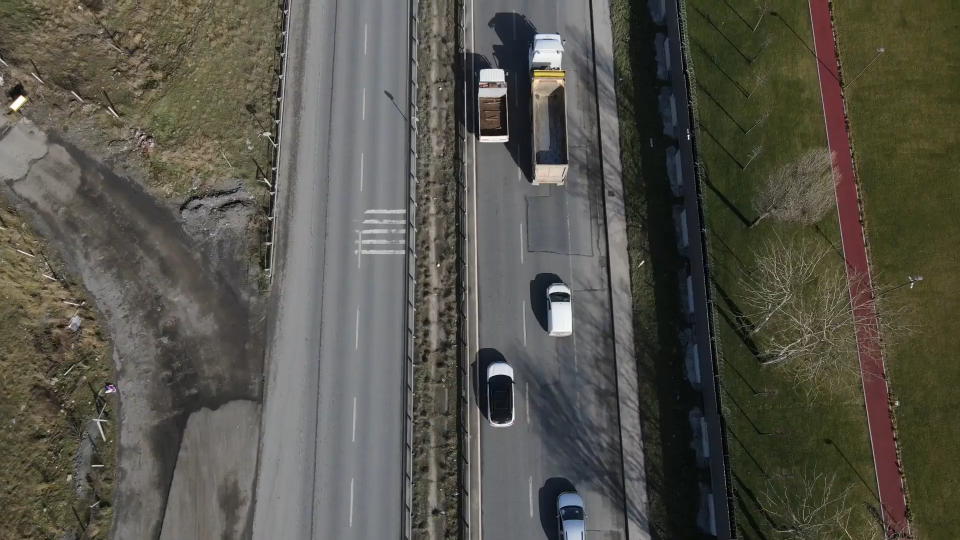
#> input picture imgs/0001.png, 1920 x 1080 px, found by its file name (shown at 1/2 size); its folder holds only this picture in this run
$ python anotator.py imgs/0001.png
#> lines starting #> are read from the running program, lines starting #| are printed output that depends on the picture; after the words box and inside, x2 and y2 are one past the last pixel; in counts of white or black regions, pixels touching at a corner belong together
import sys, os
import cv2
import numpy as np
from time import sleep

SCALE = 1

pathname = os.path.dirname(sys.argv[0])
PATH = os.path.abspath(pathname) # path string

anot_path = os.path.join(PATH + "\\anots")
rgb_path = os.path.join(PATH + "\\imgs")

countList = None
countIdx = 0

for root, dirs, files in os.walk(rgb_path,topdown=False):
    countList = [int(name[:-4]) for name in files]

if len(countList) == 0:
    print("there exists no file in image path")
    exit()

count = countList[countIdx]

font = cv2.FONT_HERSHEY_SIMPLEX
Classes = {0: "Pedestrian",1: "Car", 2:"UAP", 3:"UAV"}
idx = 1

Color_Scheme = {0: (200, 50, 150), 1: (0, 255, 255), 2:(255,255,0), 3:(125,125,125)}

States = {0: "Drawing", 1: "Deleting",}
state = 0

drawing = False
ix = 0
iy = 0

cur_x = 0
cur_y = 0

# [12 lines left out: function intersects, not called in this run]

def read(count):
#> called with count = 1
    rgb_p = f"{rgb_path}\\{str(count).zfill(4)}.png"
    anot_p = f"{anot_path}\\{str(count).zfill(4)}.txt"

    if not os.path.exists(anot_p):
        open(anot_p, 'w')

    img = cv2.imread(rgb_p)
#> img is the input picture: shape (1080, 1920, 3); mean B, G, R 74.5, 83.7, 85.4

    if drawing:
        img = cv2.circle(img,(int(ix/SCALE),int(iy/SCALE)), 3, (255,255,255), -1)

    cv2.line(img,(cur_x - 3000, cur_y),(cur_x + 3000,cur_y),(255,0,0),1)
    cv2.line(img,(cur_x, cur_y - 3000),(cur_x,cur_y + 3000),(255,0,0),1)

    with open(anot_p, 'r') as fp:
        line = fp.readline()
        while line:
            vals = line.split(' ')
            vals = list(map(float, vals[:-1]))
            vals[0] = int(vals[0])
            #print(vals)
            p1 = (int(vals[1]), int(vals[2]))
            p2 = (int(vals[1] + vals[3]),int(vals[2]+ vals[4]))
            img = cv2.rectangle(img, p1, p2, Color_Scheme[vals[0]], 2)
            p_label = ( int(vals[1] + vals[3] - 100), int(vals[2] + vals[4] + 18) ) if int(vals[2] - 17) < 0 else (  int(vals[1]), int(vals[2] - 10) )

            cv2.putText(img, f'{Classes[vals[0]]}', p_label, font, 0.75, (255,255,255),1, cv2.LINE_AA)
            line = fp.readline()

    h = int(img.shape[0]* SCALE)
#> h = 1080
    w = int(img.shape[1]* SCALE)
#> w = 1920

    img = cv2.resize(img, (w,h))

    cv2.putText(img, f'{Classes[idx]}',(10,25), font, 1,(255,255,255),2, cv2.LINE_AA)
#> img: shape (1080, 1920, 3); mean B, G, R 74.8, 83.6, 85.3
    cv2.putText(img, f'{States[state]}',(10,50), font, 1,(255,255,255),2, cv2.LINE_AA)
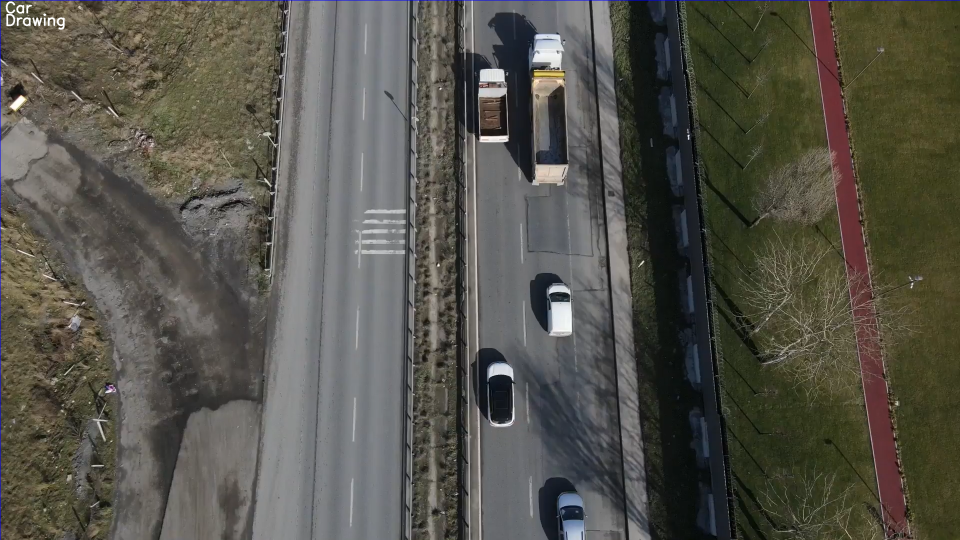
#> img: shape (1080, 1920, 3) (shown at 1/2 size); mean B, G, R 74.9, 83.7, 85.4
    cv2.putText(img, f'{count}', (w-100,30), font, 1,(255,255,255),2, cv2.LINE_AA)
#> img: shape (1080, 1920, 3); 0.01% of pixels changed, all inside (x1, y1, x2, y2) = (1824, 8, 1834, 33)

    return img

# [23 lines left out: function delete, not called in this run]

img = read(count)

# [34 lines left out: function draw, not called in this run]

cv2.namedWindow('Window', flags=cv2.WINDOW_GUI_NORMAL)
cv2.setWindowProperty("Window",cv2.WND_PROP_FULLSCREEN,cv2.WINDOW_FULLSCREEN)
cv2.setMouseCallback("Window",draw)

while(True):
    img = read(count)
    cv2.imshow("Window",img)
    k = cv2.waitKey(3)
#> (key Esc is pressed here)
    if k == 27:
        break
    elif k == 120:
        if countIdx + 1 < len(countList):
            countIdx += 1
            count = countList[countIdx]
            #img = read(count)
    elif k == 122:
        if countIdx > 0 :
            countIdx -= 1
            count = countList[countIdx]
            #img = read(count)
    elif k == 115:
        idx += 1
        idx = idx % len(Classes)
        #img= read(count)
    elif k == 100:
        state += 1
        state = state % len(States)
        drawing = False
        #img = read(count)
    elif k == 252:
        if countIdx + 100 < len(countList):
            countIdx += 100
            count = countList[countIdx]
            #img = read(count)
    elif k == 240:
        if countIdx >= 100:
            countIdx -= 100
            count = countList[countIdx]
            #img = read(count)
    elif k == 105:
        if countIdx + 10 < len(countList):
            countIdx += 10
            count = countList[countIdx]
            #img = read(count)
    elif k == 254:
        if countIdx >= 10:
            countIdx -= 10
            count = countList[countIdx]
            #img = read(count)
    elif k==-1:  # normally -1 returned,so don't print it
        continue

$ run again, on imgs/0005.png
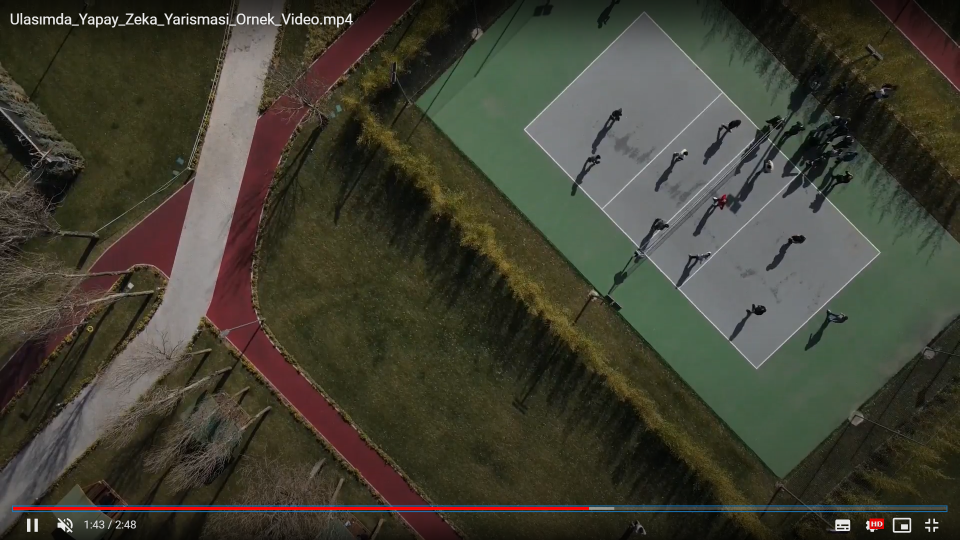
#> input picture imgs/0005.png, 1920 x 1080 px, found by its file name (shown at 1/2 size)
#> in read, img is the input picture: shape (1080, 1920, 3); mean B, G, R 50.8, 63.9, 65.2
#> in read, `cv2.putText(img, f'{States[state]}',(10,50), font, 1,(255,255,255),2, ..`:
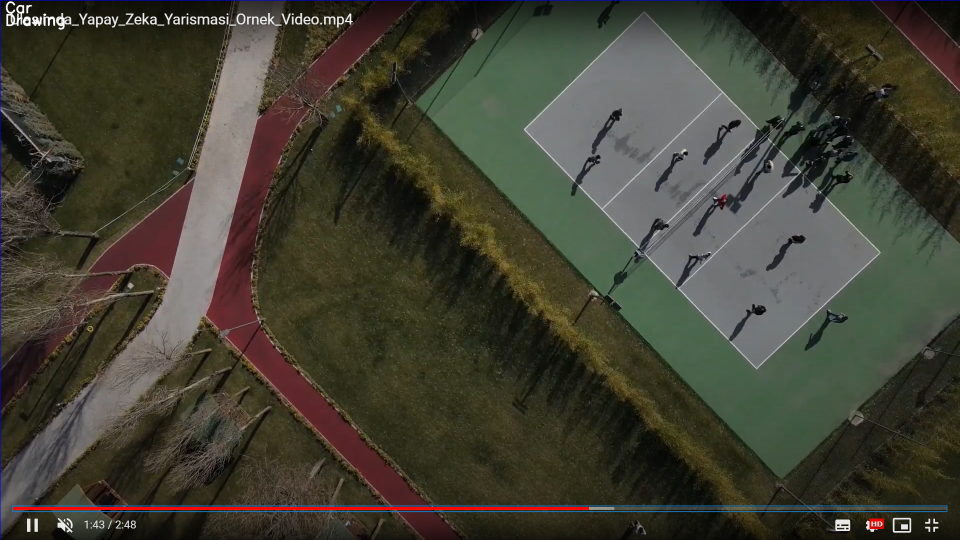
#> img: shape (1080, 1920, 3) (shown at 1/2 size); mean B, G, R 51.2, 63.9, 65.3

$ run again, on imgs/0002.png
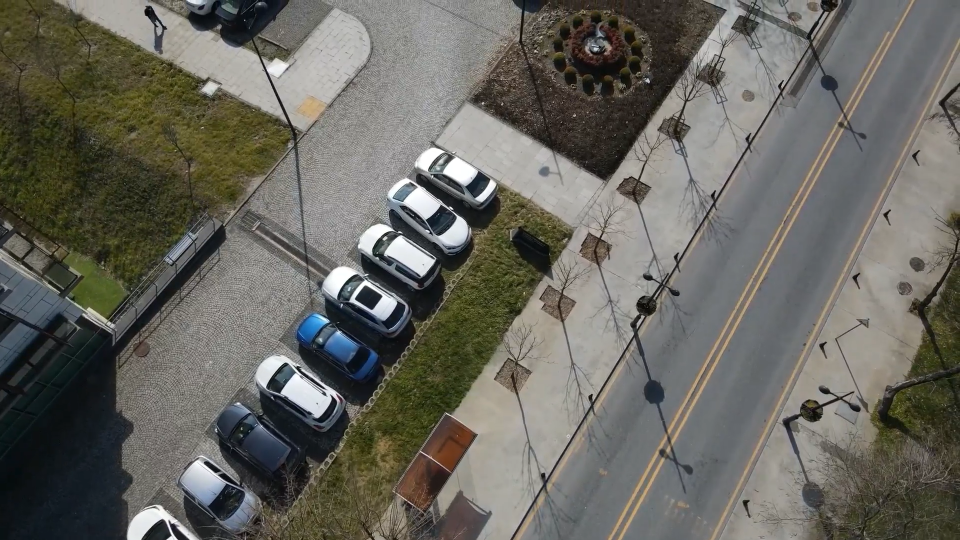
#> input picture imgs/0002.png, 1920 x 1080 px, found by its file name (shown at 1/2 size)
#> in read, img is the input picture: shape (1080, 1920, 3); mean B, G, R 95.3, 102.6, 103.7
#> in read, `cv2.putText(img, f'{States[state]}',(10,50), font, 1,(255,255,255),2, ..`:
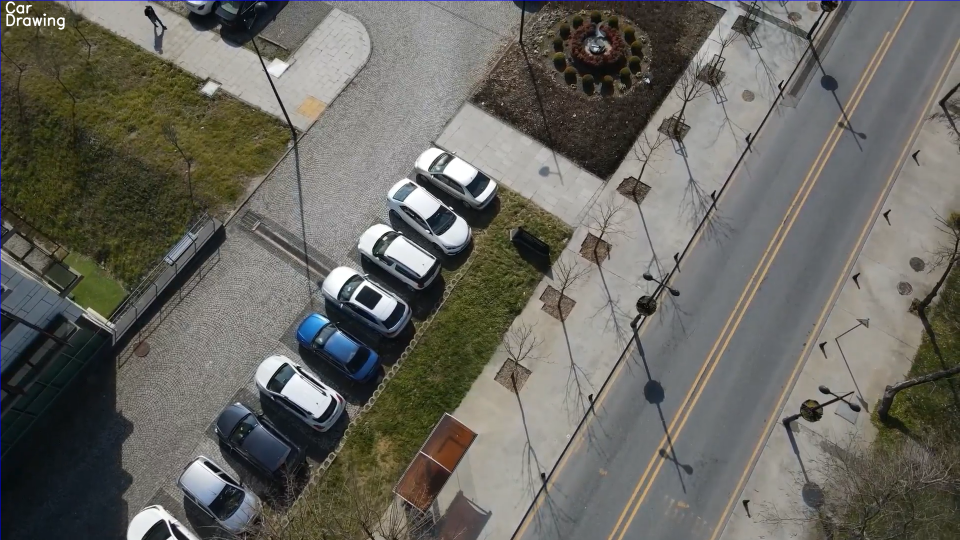
#> img: shape (1080, 1920, 3) (shown at 1/2 size); mean B, G, R 95.7, 102.6, 103.8
